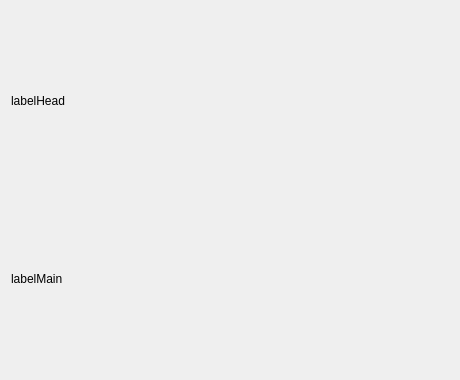
<?xml version="1.0" encoding="UTF-8"?>
<ui version="4.0">
 <class>Instructions</class>
 <widget class="QDialog" name="Instructions">
  <property name="geometry">
   <rect>
    <x>0</x>
    <y>0</y>
    <width>460</width>
    <height>380</height>
   </rect>
  </property>
  <property name="sizePolicy">
   <sizepolicy hsizetype="Expanding" vsizetype="Expanding">
    <horstretch>0</horstretch>
    <verstretch>0</verstretch>
   </sizepolicy>
  </property>
  <property name="windowTitle">
   <string>Quick Guide</string>
  </property>
  <layout class="QGridLayout" name="gridLayout">
   <property name="topMargin">
    <number>15</number>
   </property>
   <property name="bottomMargin">
    <number>15</number>
   </property>
   <item row="0" column="0">
    <widget class="QLabel" name="labelHead">
     <property name="text">
      <string>labelHead</string>
     </property>
     <property name="scaledContents">
      <bool>false</bool>
     </property>
     <property name="margin">
      <number>0</number>
     </property>
    </widget>
   </item>
   <item row="1" column="0">
    <widget class="QLabel" name="labelMain">
     <property name="text">
      <string>labelMain</string>
     </property>
     <property name="margin">
      <number>0</number>
     </property>
    </widget>
   </item>
  </layout>
 </widget>
 <resources/>
 <connections/>
</ui>
